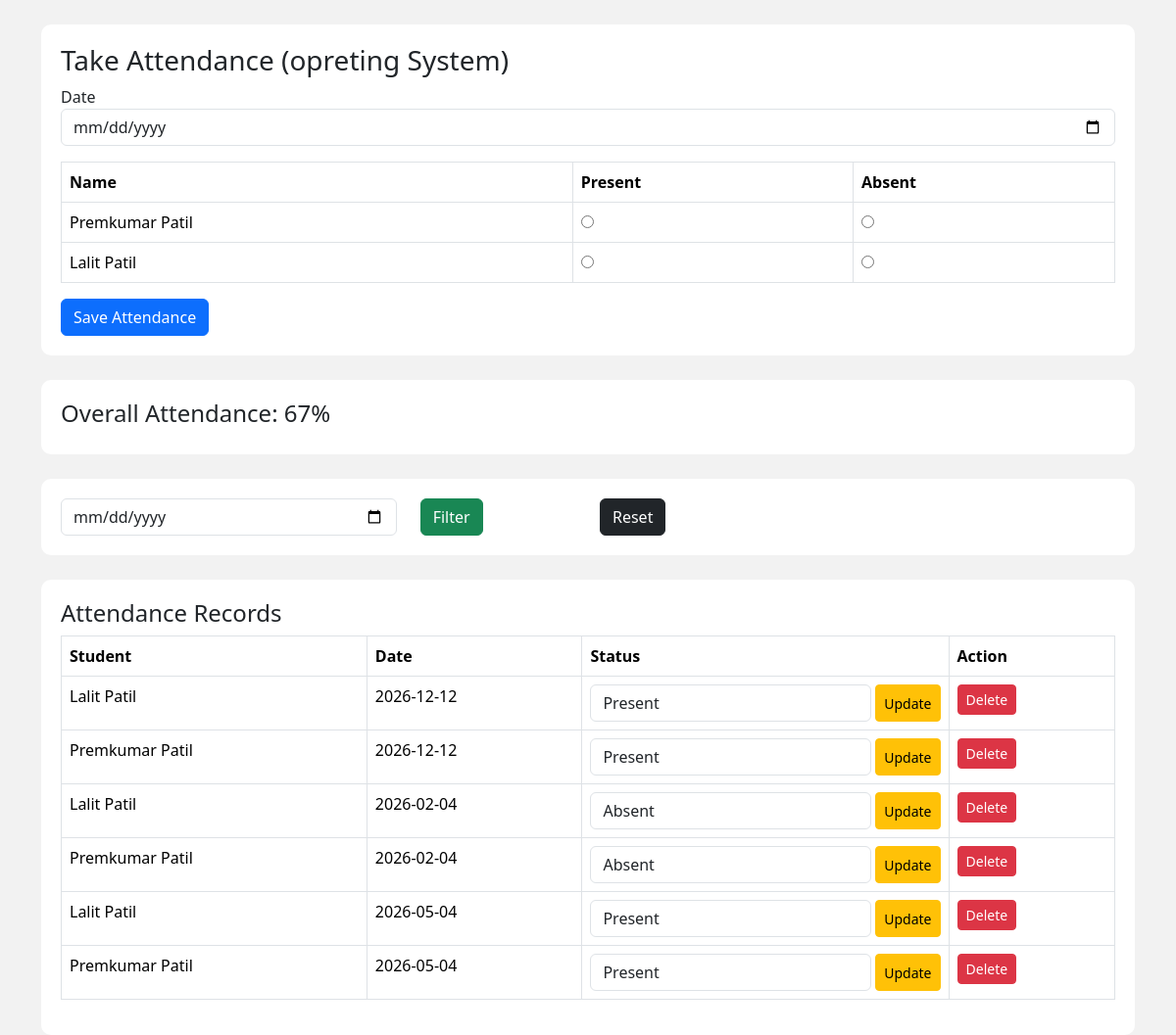
Screenshot of /teacher/take_attendance.php (signed in) with the database file from the repository.
### tables this page shows
CREATE TABLE `teachers` (
  `id` int(11) NOT NULL,
  `name` varchar(100) DEFAULT NULL,
  `email` varchar(100) DEFAULT NULL,
  `password` varchar(100) DEFAULT NULL,
  `subject` varchar(100) DEFAULT NULL,
  `created_at` timestamp NOT NULL DEFAULT current_timestamp(),
  `mobile` varchar(20) DEFAULT NULL
);

CREATE TABLE `students` (
  `id` int(11) NOT NULL,
  `name` varchar(100) DEFAULT NULL,
  `email` varchar(100) DEFAULT NULL,
  `password` varchar(100) DEFAULT NULL,
  `course` varchar(100) DEFAULT NULL,
  `created_at` timestamp NOT NULL DEFAULT current_timestamp(),
  `student_id` varchar(50) DEFAULT NULL,
  `mobile` varchar(15) DEFAULT NULL
);

CREATE TABLE `attendance` (
  `id` int(11) NOT NULL,
  `student_name` varchar(100) DEFAULT NULL,
  `subject` varchar(100) DEFAULT NULL,
  `date` date DEFAULT NULL,
  `status` varchar(20) DEFAULT NULL
);

### teacher/take_attendance.php (the view, shortened to what this page needs)
<?php
include("../db.php");
$email=$_SESSION['teacher'];
$t=mysqli_query($conn,"SELECT * FROM teachers WHERE email='$email'");
$teacher=mysqli_fetch_assoc($t);
$subject=$teacher['subject'];
$filter_date="";
$total=mysqli_fetch_assoc(mysqli_query($conn,"SELECT COUNT(*) as t FROM attendance WHERE subject='$subject'"))['t'];
$present=mysqli_fetch_assoc(mysqli_query($conn,"SELECT COUNT(*) as p FROM attendance WHERE subject='$subject' AND status='Present'"))['p'];
$percent=0;
if($total>0){ $percent=round(($present/$total)*100); }
?>
<!DOCTYPE html>
<html>
<head>
<link href="https://cdn.jsdelivr.net/npm/bootstrap@5.3.2/dist/css/bootstrap.min.css" rel="stylesheet">
</head>
<body>
<div class="container">
<div class="box">
<h3>Take Attendance (<?php echo $subject; ?>)</h3>
<form method="post">
<label>Date</label>
<input type="date" name="date" class="form-control mb-3" required>
<table class="table table-bordered">
<tr>
<th>Name</th><th>Present</th><th>Absent</th>
</tr>
<?php
$s=mysqli_query($conn,"SELECT * FROM students");
while($stu=mysqli_fetch_assoc($s)){
$name=$stu['name'];
?>
<tr>
<td><?php echo $name; ?></td>
<td><input type="radio" name="status[<?php echo $name;?>]" value="Present" required></td>
<td><input type="radio" name="status[<?php echo $name;?>]" value="Absent" required></td>
</tr>
<?php } ?>
</table>
<button name="save" class="btn btn-primary">Save Attendance</button>
</form>
</div>
<div class="box">
<h4>Overall Attendance: <?php echo $percent; ?>%</h4>
</div>
<div class="box">
<form method="get" class="row">
<div class="col-md-4">
<input type="date" name="filter_date" class="form-control" value="<?php echo $filter_date;?>">
</div>
<div class="col-md-2">
<button class="btn btn-success">Filter</button>
</div>
<div class="col-md-2">
<a href="take_attendance.php" class="btn btn-dark">Reset</a>
</div>
</form>
</div>
<div class="box">
<h4>Attendance Records</h4>
<table class="table table-bordered">
<tr>
<th>Student</th>
<th>Date</th>
<th>Status</th>
<th>Action</th>
</tr>
<?php
if(!empty($filter_date)){
$q=mysqli_query($conn,"SELECT * FROM attendance WHERE subject='$subject' AND date='$filter_date' ORDER BY id DESC");
}else{
$q=mysqli_query($conn,"SELECT * FROM attendance WHERE subject='$subject' ORDER BY id DESC");
}
while($r=mysqli_fetch_assoc($q)){
?>
<tr>
<td><?php echo $r['student_name']; ?></td>
<td><?php echo $r['date']; ?></td>
<td>
<form method="post" class="d-flex">
<select name="status" class="form-control">
<option <?php if($r['status']=="Present") echo "selected";?>>Present</option>
<option <?php if($r['status']=="Absent") echo "selected";?>>Absent</option>
</select>
<button name="update" class="btn btn-warning btn-sm ms-1">Update</button>
</form>
</td>
<td>
<a href="?delete=<?php echo $r['id']; ?>" class="btn btn-danger btn-sm">Delete</a>
</td>
</tr>
<?php } ?>
</table>
</div>
</div>
</body>
</html>

### teacher/take_attendance.php (style rules this page uses)
body { background:#f2f2f2;font-family:Segoe UI; }
.box { background:white;padding:20px;margin-top:25px;border-radius:10px; }

### rows the page displays
teachers: subject "opreting System"
students: name "Premkumar Patil"
students: name "Lalit Patil"
attendance: student_name "Lalit Patil", date "2026-12-12", status "Present"
attendance: student_name "Premkumar Patil", date "2026-12-12", status "Present"
attendance: student_name "Lalit Patil", date "2026-02-04", status "Absent"
attendance: student_name "Premkumar Patil", date "2026-02-04", status "Absent"
attendance: student_name "Lalit Patil", date "2026-05-04", status "Present"
attendance: student_name "Premkumar Patil", date "2026-05-04", status "Present"

### other values shown
$percent "67"
